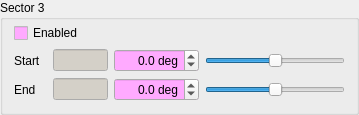
         <widget class="QGroupBox" name="groupSector3">
          <property name="sizePolicy">
           <sizepolicy hsizetype="Preferred" vsizetype="Fixed">
            <horstretch>0</horstretch>
            <verstretch>0</verstretch>
           </sizepolicy>
          </property>
          <property name="palette">
           <palette>
            <active>
             <colorrole role="Base">
              <brush brushstyle="SolidPattern">
               <color alpha="255">
                <red>255</red>
                <green>170</green>
                <blue>255</blue>
               </color>
              </brush>
             </colorrole>
            </active>
            <inactive>
             <colorrole role="Base">
              <brush brushstyle="SolidPattern">
               <color alpha="255">
                <red>255</red>
                <green>170</green>
                <blue>255</blue>
               </color>
              </brush>
             </colorrole>
            </inactive>
            <disabled>
             <colorrole role="Base">
              <brush brushstyle="SolidPattern">
               <color alpha="255">
                <red>212</red>
                <green>208</green>
                <blue>200</blue>
               </color>
              </brush>
             </colorrole>
            </disabled>
           </palette>
          </property>
          <property name="title">
           <string>Sector 3</string>
          </property>
          <layout class="QGridLayout" name="layoutGuard1Setup_4">
           <property name="topMargin">
            <number>3</number>
           </property>
           <property name="verticalSpacing">
            <number>6</number>
           </property>
           <item row="4" column="4">
            <widget class="QDoubleSpinBox" name="spinSector3End">
             <property name="minimumSize">
              <size>
               <width>85</width>
               <height>0</height>
              </size>
             </property>
             <property name="alignment">
              <set>Qt::AlignRight|Qt::AlignTrailing|Qt::AlignVCenter</set>
             </property>
             <property name="suffix">
              <string> deg</string>
             </property>
             <property name="decimals">
              <number>1</number>
             </property>
             <property name="minimum">
              <double>-360.000000000000000</double>
             </property>
             <property name="maximum">
              <double>360.000000000000000</double>
             </property>
             <property name="singleStep">
              <double>0.100000000000000</double>
             </property>
            </widget>
           </item>
           <item row="4" column="5">
            <widget class="QSlider" name="sliderSector3End">
             <property name="minimum">
              <number>-360</number>
             </property>
             <property name="maximum">
              <number>360</number>
             </property>
             <property name="orientation">
              <enum>Qt::Horizontal</enum>
             </property>
            </widget>
           </item>
           <item row="1" column="1">
            <widget class="QLabel" name="labelSector3Start">
             <property name="text">
              <string>Start</string>
             </property>
            </widget>
           </item>
           <item row="1" column="3">
            <widget class="QLineEdit" name="editSector3Start">
             <property name="enabled">
              <bool>false</bool>
             </property>
             <property name="sizePolicy">
              <sizepolicy hsizetype="MinimumExpanding" vsizetype="Fixed">
               <horstretch>0</horstretch>
               <verstretch>0</verstretch>
              </sizepolicy>
             </property>
             <property name="minimumSize">
              <size>
               <width>0</width>
               <height>20</height>
              </size>
             </property>
             <property name="maximumSize">
              <size>
               <width>55</width>
               <height>16777215</height>
              </size>
             </property>
             <property name="alignment">
              <set>Qt::AlignRight|Qt::AlignTrailing|Qt::AlignVCenter</set>
             </property>
             <property name="readOnly">
              <bool>true</bool>
             </property>
            </widget>
           </item>
           <item row="1" column="4">
            <widget class="QDoubleSpinBox" name="spinSector3Start">
             <property name="minimumSize">
              <size>
               <width>85</width>
               <height>0</height>
              </size>
             </property>
             <property name="alignment">
              <set>Qt::AlignRight|Qt::AlignTrailing|Qt::AlignVCenter</set>
             </property>
             <property name="suffix">
              <string> deg</string>
             </property>
             <property name="decimals">
              <number>1</number>
             </property>
             <property name="minimum">
              <double>-360.000000000000000</double>
             </property>
             <property name="maximum">
              <double>360.000000000000000</double>
             </property>
             <property name="singleStep">
              <double>0.100000000000000</double>
             </property>
            </widget>
           </item>
           <item row="1" column="5">
            <widget class="QSlider" name="sliderSector3Start">
             <property name="minimumSize">
              <size>
               <width>140</width>
               <height>0</height>
              </size>
             </property>
             <property name="minimum">
              <number>-360</number>
             </property>
             <property name="maximum">
              <number>360</number>
             </property>
             <property name="orientation">
              <enum>Qt::Horizontal</enum>
             </property>
            </widget>
           </item>
           <item row="4" column="1">
            <widget class="QLabel" name="labelSector3End">
             <property name="text">
              <string>End</string>
             </property>
            </widget>
           </item>
           <item row="4" column="3">
            <widget class="QLineEdit" name="editSector3End">
             <property name="enabled">
              <bool>false</bool>
             </property>
             <property name="sizePolicy">
              <sizepolicy hsizetype="MinimumExpanding" vsizetype="Fixed">
               <horstretch>0</horstretch>
               <verstretch>0</verstretch>
              </sizepolicy>
             </property>
             <property name="minimumSize">
              <size>
               <width>0</width>
               <height>20</height>
              </size>
             </property>
             <property name="maximumSize">
              <size>
               <width>55</width>
               <height>16777215</height>
              </size>
             </property>
             <property name="alignment">
              <set>Qt::AlignRight|Qt::AlignTrailing|Qt::AlignVCenter</set>
             </property>
             <property name="readOnly">
              <bool>true</bool>
             </property>
            </widget>
           </item>
           <item row="0" column="1" colspan="3">
            <widget class="QCheckBox" name="checkSector3Enabled">
             <property name="text">
              <string>Enabled</string>
             </property>
            </widget>
           </item>
          </layout>
         </widget>
